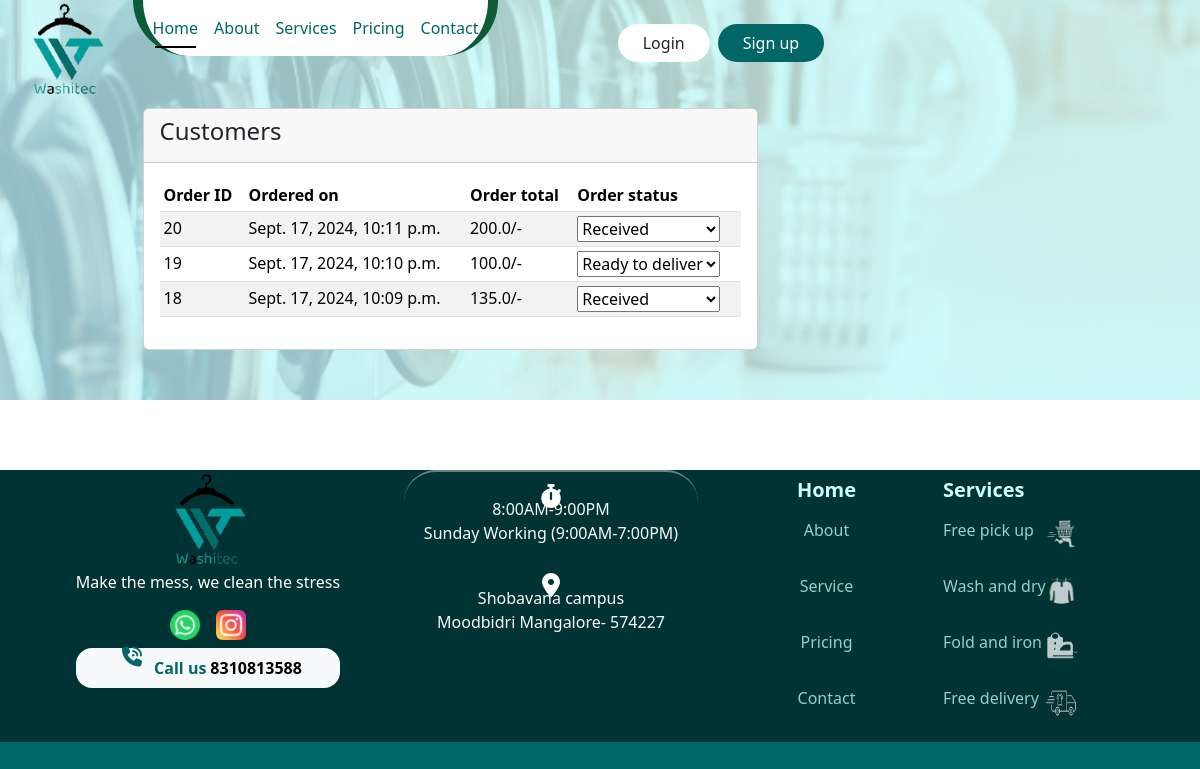
The page /customerorders/23 on the database its author committed.
### newapp/models.py (models this page shows, shortened)
class Order(models.Model):
    userobj = models.ForeignKey("auth.User", on_delete=models.CASCADE)
    usertype = models.CharField(max_length=20)
    orderdatetime = models.DateTimeField(auto_now_add=True)
    clothes = models.IntegerField()
    comfort = models.BooleanField()
    dettol = models.BooleanField()
    iron = models.IntegerField()
    bedspread = models.IntegerField()
    mediumblanket = models.IntegerField()
    largeblanket = models.IntegerField()
    totalprice = models.FloatField()
    status = models.CharField(max_length=15, default="Received")

### newapp/views.py (the view)
# urls.py: path('customerorders/<int:cid>', render_customer_orders, name="customer_orders"),
def render_customer_orders(request, cid):
    orders = Order.objects.filter(userobj=Customer.objects.get(id=cid).userobj)[::-1]
    return render(request, "customer_orders.html", {"orders": orders})

### templates/customer_orders.html (shortened to what this page needs)
{% load static %}
<!DOCTYPE html>
<html lang="en">
<head>
    <link rel="stylesheet" href="{% static 'css/style.css' %}">
    <link href="https://cdn.jsdelivr.net/npm/bootstrap@5.3.3/dist/css/bootstrap.min.css" rel="stylesheet"
>
</head>
<body>
    <div class="banner">
    </div>
    <div class="container-fluid p-0 m-0" style="background-color: transparent;">
        <div class="row m-0">
            <div class="col-lg-9">
                {% include 'navbar.html' %}
                <div class="container-fluid mt-0 m-0">
                    <div class="row m-0 mt-2">
                        <div class="container col-lg-9">
                            <div class="card">
                                <div class="card-header">
                                    <h4>Customers</h4>
                                </div>
                                <div class="card-body">
                                    <div class="table-responsive">
                                    <table class="table table-striped table-sm" id="orderTable">
                                        <thead>
                                            <tr>
                                                <th scope="col">Order ID</th>
                                                <th scope="col">Ordered on</th>
                                                <th scope="col">Order total</th>
                                                <th scope="col">Order status</th>
                                            </tr>
                                        </thead>
                                        <tbody>
                                            {% for i in orders %}
                                            <tr>
                                                <td>{{ i.id }}</td>
                                                <td>{{ i.orderdatetime }}</td>
                                                <td>{{ i.totalprice }}/-</td>
                                                <td>
                                                    <select class="statusDropdown" data-order-id="{{ i.id }}">
                                                        <option value="Received" {% if i.status == "Received" %}selected{% endif %}>Received</option>
                                                        <option value="Ready to deliver" {% if i.status == "Ready to deliver" %}selected{% endif %}>Ready to deliver</option>
                                                    </select>
                                                </td>
                                            </tr>
                                            {% endfor %}
                                        </tbody>
                                    </table>
                                </div>
                                </div>
                            </div>
                        </div>
                    </div>
                </div>
            </div>
        </div>
        <br><br><br><br><br>
        {% include 'footer.html' %}
</body>
</html>

### static/css/style.css (style rules this page uses)
body { background-position: top center; background-repeat: no-repeat; background-size: cover; height: 100vh; }

### templates/customer_orders.html (style rules this page uses)
.banner { position: fixed; top: 0; width: 100%; height: 400px; overflow: hidden; z-index: -2; }

### rows shown on the page
Order: id "20", orderdatetime "Sept. 17, 2024, 10:11 p.m.", totalprice "200.0", status+id "Received"
Order: id "19", orderdatetime "Sept. 17, 2024, 10:10 p.m.", totalprice "100.0", status+id "Ready to deliver"
Order: id "18", orderdatetime "Sept. 17, 2024, 10:09 p.m.", totalprice "135.0", status+id "Received"
